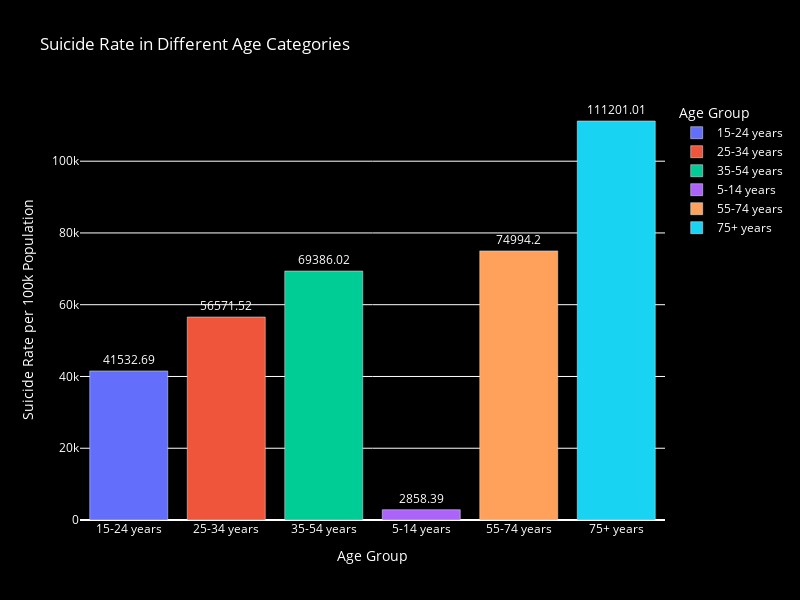

Notebook cell for this chart:
### Code cell
import plotly.express as px

age_suicide_rates = df.groupby('age')['suicides/100k pop'].sum().reset_index()

fig_age_suicide = px.bar(
    age_suicide_rates, 
    x='age', 
    y='suicides/100k pop', 
    title='Suicide Rate in Different Age Categories',
    labels={'suicides/100k pop': 'Suicide Rate', 'age': 'Age Group'},
    color='age',
    text='suicides/100k pop' 
)
fig_age_suicide.update_traces(textposition='outside') 
fig_age_suicide.update_layout(
    plot_bgcolor='black', 
    paper_bgcolor='black',
    font=dict(color='white'),
    xaxis=dict(title='Age Group', tickfont=dict(color='white')),
    yaxis=dict(title='Suicide Rate per 100k Population', tickfont=dict(color='white')),
    height=600, 
    width=800
)

### Figure 1 — Plotly figure (JSON) as saved in the notebook; plotly's stock layout.template omitted (floating-point values rounded to 4 significant figures)
{"data": [{"hovertemplate": "Age Group=%{x}<br>Suicide Rate=%{text}<extra></extra>", "legendgroup": "15-24 years", "marker": {"color": "#636efa", "pattern": {"shape": ""}}, "name": "15-24 years", "orientation": "v", "showlegend": true, "text": [41530.0], "textposition": "outside", "type": "bar", "x": ["15-24 years"], "xaxis": "x", "y": [41530.0], "yaxis": "y"}, {"hovertemplate": "Age Group=%{x}<br>Suicide Rate=%{text}<extra></extra>", "legendgroup": "25-34 years", "marker": {"color": "#EF553B", "pattern": {"shape": ""}}, "name": "25-34 years", "orientation": "v", "showlegend": true, "text": [56570.0], "textposition": "outside", "type": "bar", "x": ["25-34 years"], "xaxis": "x", "y": [56570.0], "yaxis": "y"}, {"hovertemplate": "Age Group=%{x}<br>Suicide Rate=%{text}<extra></extra>", "legendgroup": "35-54 years", "marker": {"color": "#00cc96", "pattern": {"shape": ""}}, "name": "35-54 years", "orientation": "v", "showlegend": true, "text": [69390.0], "textposition": "outside", "type": "bar", "x": ["35-54 years"], "xaxis": "x", "y": [69390.0], "yaxis": "y"}, {"hovertemplate": "Age Group=%{x}<br>Suicide Rate=%{text}<extra></extra>", "legendgroup": "5-14 years", "marker": {"color": "#ab63fa", "pattern": {"shape": ""}}, "name": "5-14 years", "orientation": "v", "showlegend": true, "text": [2858.0], "textposition": "outside", "type": "bar", "x": ["5-14 years"], "xaxis": "x", "y": [2858.0], "yaxis": "y"}, {"hovertemplate": "Age Group=%{x}<br>Suicide Rate=%{text}<extra></extra>", "legendgroup": "55-74 years", "marker": {"color": "#FFA15A", "pattern": {"shape": ""}}, "name": "55-74 years", "orientation": "v", "showlegend": true, "text": [74990.0], "textposition": "outside", "type": "bar", "x": ["55-74 years"], "xaxis": "x", "y": [74990.0], "yaxis": "y"}, {"hovertemplate": "Age Group=%{x}<br>Suicide Rate=%{text}<extra></extra>", "legendgroup": "75+ years", "marker": {"color": "#19d3f3", "pattern": {"shape": ""}}, "name": "75+ years", "orientation": "v", "showlegend": true, "text": [111200.0], "textposition": "outside", "type": "bar", "x": ["75+ years"], "xaxis": "x", "y": [111200.0], "yaxis": "y"}], "layout": {"barmode": "relative", "font": {"color": "white"}, "height": 600, "legend": {"title": {"text": "Age Group"}, "tracegroupgap": 0}, "paper_bgcolor": "black", "plot_bgcolor": "black", "title": {"text": "Suicide Rate in Different Age Categories"}, "width": 800, "xaxis": {"anchor": "y", "categoryarray": ["15-24 years", "25-34 years", "35-54 years", "5-14 years", "55-74 years", "75+ years"], "categoryorder": "array", "domain": [0, 1], "tickfont": {"color": "white"}, "title": {"text": "Age Group"}}, "yaxis": {"anchor": "x", "domain": [0, 1], "tickfont": {"color": "white"}, "title": {"text": "Suicide Rate per 100k Population"}}}}
